Frame 1 (no input): blank canvas, image omitted
Frame 60 (the mouse pressed at the canvas centre just before this capture): blank canvas, image omitted
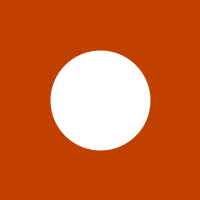
Frame 120 (the mouse held since frame 60 and released just before this capture)

The Processing sketch whose frames 1 and 60 were blank and that drew this single picture after the mouse press (run headless with seeded random() and noise(); from frame 60 on, the mouse is pressed at the canvas centre):

// Processing sketch: processing_131876
// ── processing_131876.pde

  void setup() {
       size(200, 200); 
       stroke(255);
     } 


void draw() {
  
background(192, 64, 0);  
strokeWeight(mouseX);
fill(mouseX,0,0,mouseY);
line(mouseX, mouseY, mouseX, mouseY);


}
